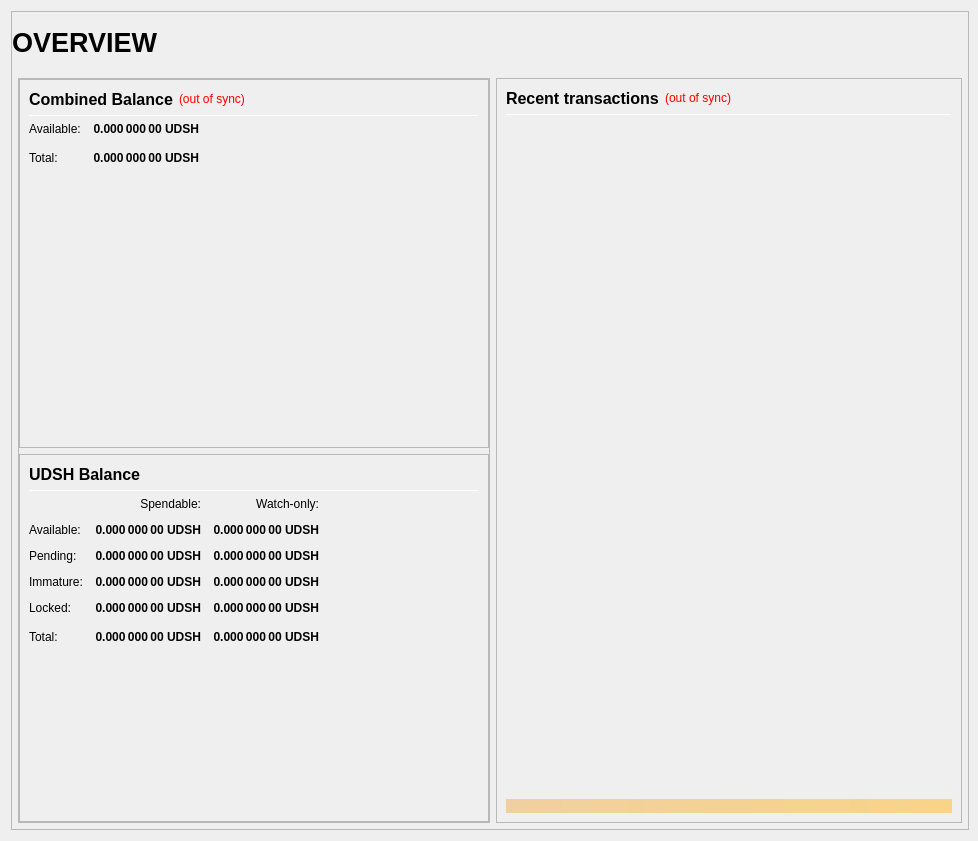
<?xml version="1.0" encoding="UTF-8"?>
<ui version="4.0">
 <class>OverviewPage</class>
 <widget class="QWidget" name="OverviewPage">
  <property name="geometry">
   <rect>
    <x>0</x>
    <y>0</y>
    <width>978</width>
    <height>841</height>
   </rect>
  </property>
  <property name="minimumSize">
   <size>
    <width>960</width>
    <height>682</height>
   </size>
  </property>
  <property name="windowTitle">
   <string>Form</string>
  </property>
  <layout class="QVBoxLayout" name="topLayout" stretch="1">
   <property name="rightMargin">
    <number>9</number>
   </property>
   <item>
    <widget class="QFrame" name="frame_BG">
     <property name="minimumSize">
      <size>
       <width>850</width>
       <height>610</height>
      </size>
     </property>
     <property name="maximumSize">
      <size>
       <width>16777215</width>
       <height>16777215</height>
      </size>
     </property>
     <property name="frameShape">
      <enum>QFrame::StyledPanel</enum>
     </property>
     <property name="frameShadow">
      <enum>QFrame::Raised</enum>
     </property>
     <layout class="QVBoxLayout" name="verticalLayout_3" stretch="1">
      <property name="leftMargin">
       <number>0</number>
      </property>
      <property name="topMargin">
       <number>0</number>
      </property>
      <property name="rightMargin">
       <number>0</number>
      </property>
      <property name="bottomMargin">
       <number>6</number>
      </property>
      <item>
       <layout class="QVBoxLayout" name="verticalLayout_Master" stretch="0,1">
        <property name="margin">
         <number>0</number>
        </property>
        <item>
         <widget class="QFrame" name="frame_Header">
          <layout class="QVBoxLayout" name="verticalLayout_Header" stretch="0">
           <property name="margin">
            <number>0</number>
           </property>
           <item>
            <layout class="QHBoxLayout" name="horizontalLayout_Header" stretch="1,0,1">
             <property name="spacing">
              <number>6</number>
             </property>
             <item>
              <widget class="QLabel" name="labelOverviewHeaderLeft">
               <property name="minimumSize">
                <size>
                 <width>464</width>
                 <height>60</height>
                </size>
               </property>
               <property name="maximumSize">
                <size>
                 <width>16777215</width>
                 <height>60</height>
                </size>
               </property>
               <property name="font">
                <font>
                 <pointsize>20</pointsize>
                 <weight>75</weight>
                 <bold>true</bold>
                </font>
               </property>
               <property name="text">
                <string>OVERVIEW</string>
               </property>
               <property name="alignment">
                <set>Qt::AlignLeading|Qt::AlignLeft|Qt::AlignVCenter</set>
               </property>
              </widget>
             </item>
             <item>
              <spacer name="horizontalSpacer_Header">
               <property name="orientation">
                <enum>Qt::Horizontal</enum>
               </property>
               <property name="sizeHint" stdset="0">
                <size>
                 <width>40</width>
                 <height>20</height>
                </size>
               </property>
              </spacer>
             </item>
             <item>
              <widget class="QLabel" name="labelOverviewHeaderRight">
               <property name="minimumSize">
                <size>
                 <width>464</width>
                 <height>60</height>
                </size>
               </property>
               <property name="maximumSize">
                <size>
                 <width>16777215</width>
                 <height>60</height>
                </size>
               </property>
               <property name="font">
                <font>
                 <pointsize>14</pointsize>
                </font>
               </property>
               <property name="text">
                <string/>
               </property>
               <property name="alignment">
                <set>Qt::AlignRight|Qt::AlignTrailing|Qt::AlignVCenter</set>
               </property>
              </widget>
             </item>
            </layout>
           </item>
          </layout>
         </widget>
        </item>
        <item>
         <widget class="QFrame" name="frame_Content">
          <layout class="QVBoxLayout" name="verticalLayout_Content">
           <property name="leftMargin">
            <number>6</number>
           </property>
           <property name="topMargin">
            <number>0</number>
           </property>
           <property name="rightMargin">
            <number>6</number>
           </property>
           <property name="bottomMargin">
            <number>0</number>
           </property>
           <item>
            <layout class="QHBoxLayout" name="horizontalLayout_Content" stretch="1,1">
             <property name="spacing">
              <number>6</number>
             </property>
             <item>
              <layout class="QVBoxLayout" name="verticalLayout_left" stretch="1">
               <item>
                <widget class="QFrame" name="frameObfuscation">
                 <property name="minimumSize">
                  <size>
                   <width>0</width>
                   <height>0</height>
                  </size>
                 </property>
                 <property name="frameShape">
                  <enum>QFrame::StyledPanel</enum>
                 </property>
                 <property name="frameShadow">
                  <enum>QFrame::Raised</enum>
                 </property>
                 <layout class="QVBoxLayout" name="verticalLayout" stretch="0,0,0">
                  <property name="margin">
                   <number>0</number>
                  </property>
                  <item>
                   <widget class="QFrame" name="frame_CombinedBalances">
                    <property name="minimumSize">
                     <size>
                      <width>470</width>
                      <height>0</height>
                     </size>
                    </property>
                    <property name="frameShape">
                     <enum>QFrame::StyledPanel</enum>
                    </property>
                    <property name="frameShadow">
                     <enum>QFrame::Raised</enum>
                    </property>
                    <layout class="QVBoxLayout" name="verticalLayout_5">
                     <item>
                      <layout class="QHBoxLayout" name="horizontalLayout_5" stretch="0,0,0">
                       <item>
                        <widget class="QLabel" name="label_5z">
                         <property name="minimumSize">
                          <size>
                           <width>0</width>
                           <height>20</height>
                          </size>
                         </property>
                         <property name="font">
                          <font>
                           <pointsize>12</pointsize>
                           <weight>75</weight>
                           <bold>true</bold>
                          </font>
                         </property>
                         <property name="toolTip">
                          <string>Combined Balance (including unconfirmed and immature coins)</string>
                         </property>
                         <property name="text">
                          <string>Combined Balance</string>
                         </property>
                        </widget>
                       </item>
                       <item>
                        <widget class="QLabel" name="labelWalletStatus">
                         <property name="cursor">
                          <cursorShape>WhatsThisCursor</cursorShape>
                         </property>
                         <property name="toolTip">
                          <string>The displayed information may be out of date. Your wallet automatically synchronizes with the Ultradash network after a connection is established, but this process has not completed yet.</string>
                         </property>
                         <property name="styleSheet">
                          <string notr="true">QLabel { color: red; }</string>
                         </property>
                         <property name="text">
                          <string notr="true">(out of sync)</string>
                         </property>
                         <property name="alignment">
                          <set>Qt::AlignLeading|Qt::AlignLeft|Qt::AlignVCenter</set>
                         </property>
                        </widget>
                       </item>
                       <item>
                        <spacer name="horizontalSpacer_1">
                         <property name="orientation">
                          <enum>Qt::Horizontal</enum>
                         </property>
                         <property name="sizeHint" stdset="0">
                          <size>
                           <width>40</width>
                           <height>20</height>
                          </size>
                         </property>
                        </spacer>
                       </item>
                      </layout>
                     </item>
                     <item>
                      <widget class="Line" name="line_CombinedBalance">
                       <property name="minimumSize">
                        <size>
                         <width>0</width>
                         <height>1</height>
                        </size>
                       </property>
                       <property name="maximumSize">
                        <size>
                         <width>16777215</width>
                         <height>1</height>
                        </size>
                       </property>
                       <property name="orientation">
                        <enum>Qt::Horizontal</enum>
                       </property>
                      </widget>
                     </item>
                     <item>
                      <layout class="QGridLayout" name="gridLayout_3">
                       <property name="spacing">
                        <number>12</number>
                       </property>
                       <item row="1" column="0">
                        <widget class="QLabel" name="labelBalanceTextz">
                         <property name="text">
                          <string>Available:</string>
                         </property>
                        </widget>
                       </item>
                       <item row="1" column="1">
                        <widget class="QLabel" name="labelBalancez">
                         <property name="font">
                          <font>
                           <weight>75</weight>
                           <bold>true</bold>
                          </font>
                         </property>
                         <property name="cursor">
                          <cursorShape>IBeamCursor</cursorShape>
                         </property>
                         <property name="toolTip">
                          <string>Your current spendable balance</string>
                         </property>
                         <property name="text">
                          <string notr="true">0.000 000 00 UDSH</string>
                         </property>
                         <property name="alignment">
                          <set>Qt::AlignRight|Qt::AlignTrailing|Qt::AlignVCenter</set>
                         </property>
                         <property name="textInteractionFlags">
                          <set>Qt::LinksAccessibleByMouse|Qt::TextSelectableByKeyboard|Qt::TextSelectableByMouse</set>
                         </property>
                        </widget>
                       </item>
                       <item row="2" column="0">
                        <widget class="QLabel" name="labelTotalTextz">
                         <property name="text">
                          <string>Total:</string>
                         </property>
                        </widget>
                       </item>
                       <item row="2" column="1">
                        <widget class="QLabel" name="labelTotalz">
                         <property name="font">
                          <font>
                           <weight>75</weight>
                           <bold>true</bold>
                          </font>
                         </property>
                         <property name="cursor">
                          <cursorShape>IBeamCursor</cursorShape>
                         </property>
                         <property name="toolTip">
                          <string>Total Balance, including all unavailable coins.</string>
                         </property>
                         <property name="text">
                          <string notr="true">0.000 000 00 UDSH</string>
                         </property>
                         <property name="alignment">
                          <set>Qt::AlignRight|Qt::AlignTrailing|Qt::AlignVCenter</set>
                         </property>
                         <property name="textInteractionFlags">
                          <set>Qt::LinksAccessibleByMouse|Qt::TextSelectableByKeyboard|Qt::TextSelectableByMouse</set>
                         </property>
                        </widget>
                       </item>
                       <item row="2" column="3">
                        <spacer name="horizontalSpacer_2">
                         <property name="orientation">
                          <enum>Qt::Horizontal</enum>
                         </property>
                         <property name="sizeHint" stdset="0">
                          <size>
                           <width>40</width>
                           <height>20</height>
                          </size>
                         </property>
                        </spacer>
                       </item>
                      </layout>
                     </item>
                     <item>
                      <spacer name="verticalSpacer_1">
                       <property name="orientation">
                        <enum>Qt::Vertical</enum>
                       </property>
                       <property name="sizeHint" stdset="0">
                        <size>
                         <width>20</width>
                         <height>40</height>
                        </size>
                       </property>
                      </spacer>
                     </item>
                    </layout>
                   </widget>
                  </item>
                  <item>
                   <widget class="QFrame" name="frame_Balances">
                    <property name="frameShape">
                     <enum>QFrame::StyledPanel</enum>
                    </property>
                    <property name="frameShadow">
                     <enum>QFrame::Raised</enum>
                    </property>
                    <layout class="QVBoxLayout" name="verticalLayout_4">
                     <item>
                      <layout class="QHBoxLayout" name="horizontalLayout_4">
                       <item>
                        <widget class="QLabel" name="label_5">
                         <property name="minimumSize">
                          <size>
                           <width>0</width>
                           <height>20</height>
                          </size>
                         </property>
                         <property name="font">
                          <font>
                           <pointsize>12</pointsize>
                           <weight>75</weight>
                           <bold>true</bold>
                          </font>
                         </property>
                         <property name="text">
                          <string>UDSH Balance</string>
                         </property>
                        </widget>
                       </item>
                       <item>
                        <spacer name="horizontalSpacer_3">
                         <property name="orientation">
                          <enum>Qt::Horizontal</enum>
                         </property>
                         <property name="sizeHint" stdset="0">
                          <size>
                           <width>40</width>
                           <height>20</height>
                          </size>
                         </property>
                        </spacer>
                       </item>
                      </layout>
                     </item>
                     <item>
                      <widget class="Line" name="line_Balance">
                       <property name="minimumSize">
                        <size>
                         <width>0</width>
                         <height>1</height>
                        </size>
                       </property>
                       <property name="maximumSize">
                        <size>
                         <width>16777215</width>
                         <height>1</height>
                        </size>
                       </property>
                       <property name="orientation">
                        <enum>Qt::Horizontal</enum>
                       </property>
                      </widget>
                     </item>
                     <item>
                      <layout class="QGridLayout" name="gridLayout">
                       <property name="spacing">
                        <number>12</number>
                       </property>
                       <item row="0" column="1">
                        <widget class="QLabel" name="labelSpendable">
                         <property name="text">
                          <string>Spendable:</string>
                         </property>
                         <property name="alignment">
                          <set>Qt::AlignRight|Qt::AlignTrailing|Qt::AlignVCenter</set>
                         </property>
                        </widget>
                       </item>
                       <item row="0" column="2">
                        <widget class="QLabel" name="labelWatchonly">
                         <property name="text">
                          <string>Watch-only:</string>
                         </property>
                         <property name="alignment">
                          <set>Qt::AlignRight|Qt::AlignTrailing|Qt::AlignVCenter</set>
                         </property>
                        </widget>
                       </item>
                       <item row="1" column="0">
                        <widget class="QLabel" name="labelBalanceText">
                         <property name="text">
                          <string>Available:</string>
                         </property>
                        </widget>
                       </item>
                       <item row="1" column="1">
                        <widget class="QLabel" name="labelBalance">
                         <property name="font">
                          <font>
                           <weight>75</weight>
                           <bold>true</bold>
                          </font>
                         </property>
                         <property name="cursor">
                          <cursorShape>IBeamCursor</cursorShape>
                         </property>
                         <property name="toolTip">
                          <string>Your current spendable balance</string>
                         </property>
                         <property name="text">
                          <string notr="true">0.000 000 00 UDSH</string>
                         </property>
                         <property name="alignment">
                          <set>Qt::AlignRight|Qt::AlignTrailing|Qt::AlignVCenter</set>
                         </property>
                         <property name="textInteractionFlags">
                          <set>Qt::LinksAccessibleByMouse|Qt::TextSelectableByKeyboard|Qt::TextSelectableByMouse</set>
                         </property>
                        </widget>
                       </item>
                       <item row="1" column="2">
                        <widget class="QLabel" name="labelWatchAvailable">
                         <property name="font">
                          <font>
                           <weight>75</weight>
                           <bold>true</bold>
                          </font>
                         </property>
                         <property name="cursor">
                          <cursorShape>IBeamCursor</cursorShape>
                         </property>
                         <property name="toolTip">
                          <string>Your current balance in watch-only addresses</string>
                         </property>
                         <property name="text">
                          <string notr="true">0.000 000 00 UDSH</string>
                         </property>
                         <property name="alignment">
                          <set>Qt::AlignRight|Qt::AlignTrailing|Qt::AlignVCenter</set>
                         </property>
                         <property name="textInteractionFlags">
                          <set>Qt::LinksAccessibleByMouse|Qt::TextSelectableByKeyboard|Qt::TextSelectableByMouse</set>
                         </property>
                        </widget>
                       </item>
                       <item row="2" column="0">
                        <widget class="QLabel" name="labelPendingText">
                         <property name="text">
                          <string>Pending:</string>
                         </property>
                        </widget>
                       </item>
                       <item row="2" column="1">
                        <widget class="QLabel" name="labelUnconfirmed">
                         <property name="font">
                          <font>
                           <weight>75</weight>
                           <bold>true</bold>
                          </font>
                         </property>
                         <property name="cursor">
                          <cursorShape>IBeamCursor</cursorShape>
                         </property>
                         <property name="toolTip">
                          <string>Total of transactions that have yet to be confirmed, and do not yet count toward the spendable balance</string>
                         </property>
                         <property name="text">
                          <string notr="true">0.000 000 00 UDSH</string>
                         </property>
                         <property name="alignment">
                          <set>Qt::AlignRight|Qt::AlignTrailing|Qt::AlignVCenter</set>
                         </property>
                         <property name="textInteractionFlags">
                          <set>Qt::LinksAccessibleByMouse|Qt::TextSelectableByKeyboard|Qt::TextSelectableByMouse</set>
                         </property>
                        </widget>
                       </item>
                       <item row="2" column="2">
                        <widget class="QLabel" name="labelWatchPending">
                         <property name="font">
                          <font>
                           <weight>75</weight>
                           <bold>true</bold>
                          </font>
                         </property>
                         <property name="cursor">
                          <cursorShape>IBeamCursor</cursorShape>
                         </property>
                         <property name="toolTip">
                          <string>Unconfirmed transactions to watch-only addresses</string>
                         </property>
                         <property name="text">
                          <string notr="true">0.000 000 00 UDSH</string>
                         </property>
                         <property name="alignment">
                          <set>Qt::AlignRight|Qt::AlignTrailing|Qt::AlignVCenter</set>
                         </property>
                         <property name="textInteractionFlags">
                          <set>Qt::LinksAccessibleByMouse|Qt::TextSelectableByKeyboard|Qt::TextSelectableByMouse</set>
                         </property>
                        </widget>
                       </item>
                       <item row="3" column="0">
                        <widget class="QLabel" name="labelImmatureText">
                         <property name="text">
                          <string>Immature:</string>
                         </property>
                        </widget>
                       </item>
                       <item row="3" column="1">
                        <widget class="QLabel" name="labelImmature">
                         <property name="font">
                          <font>
                           <weight>75</weight>
                           <bold>true</bold>
                          </font>
                         </property>
                         <property name="cursor">
                          <cursorShape>IBeamCursor</cursorShape>
                         </property>
                         <property name="toolTip">
                          <string>Staked or masternode rewards that has not yet matured</string>
                         </property>
                         <property name="text">
                          <string notr="true">0.000 000 00 UDSH</string>
                         </property>
                         <property name="alignment">
                          <set>Qt::AlignRight|Qt::AlignTrailing|Qt::AlignVCenter</set>
                         </property>
                         <property name="textInteractionFlags">
                          <set>Qt::LinksAccessibleByMouse|Qt::TextSelectableByKeyboard|Qt::TextSelectableByMouse</set>
                         </property>
                        </widget>
                       </item>
                       <item row="3" column="2">
                        <widget class="QLabel" name="labelWatchImmature">
                         <property name="font">
                          <font>
                           <weight>75</weight>
                           <bold>true</bold>
                          </font>
                         </property>
                         <property name="cursor">
                          <cursorShape>IBeamCursor</cursorShape>
                         </property>
                         <property name="toolTip">
                          <string>Staked or masternode rewards in watch-only addresses that has not yet matured</string>
                         </property>
                         <property name="text">
                          <string notr="true">0.000 000 00 UDSH</string>
                         </property>
                         <property name="alignment">
                          <set>Qt::AlignRight|Qt::AlignTrailing|Qt::AlignVCenter</set>
                         </property>
                         <property name="textInteractionFlags">
                          <set>Qt::LinksAccessibleByMouse|Qt::TextSelectableByKeyboard|Qt::TextSelectableByMouse</set>
                         </property>
                        </widget>
                       </item>
                       <item row="4" column="0">
                        <widget class="QLabel" name="labelLockedBalanceText">
                         <property name="toolTip">
                          <string>Locked UDSH or Masternode collaterals. These are excluded from zUDSH minting.</string>
                         </property>
                         <property name="text">
                          <string>Locked:</string>
                         </property>
                        </widget>
                       </item>
                       <item row="4" column="1">
                        <widget class="QLabel" name="labelLockedBalance">
                         <property name="font">
                          <font>
                           <weight>75</weight>
                           <bold>true</bold>
                          </font>
                         </property>
                         <property name="cursor">
                          <cursorShape>IBeamCursor</cursorShape>
                         </property>
                         <property name="toolTip">
                          <string>Locked UDSH or Masternode collaterals. These are excluded from zUDSH minting.</string>
                         </property>
                         <property name="text">
                          <string notr="true">0.000 000 00 UDSH</string>
                         </property>
                         <property name="alignment">
                          <set>Qt::AlignRight|Qt::AlignTrailing|Qt::AlignVCenter</set>
                         </property>
                         <property name="textInteractionFlags">
                          <set>Qt::LinksAccessibleByMouse|Qt::TextSelectableByKeyboard|Qt::TextSelectableByMouse</set>
                         </property>
                        </widget>
                       </item>
                       <item row="4" column="2">
                        <widget class="QLabel" name="labelWatchLocked">
                         <property name="font">
                          <font>
                           <weight>75</weight>
                           <bold>true</bold>
                          </font>
                         </property>
                         <property name="cursor">
                          <cursorShape>IBeamCursor</cursorShape>
                         </property>
                         <property name="toolTip">
                          <string>Current locked balance in watch-only addresses</string>
                         </property>
                         <property name="text">
                          <string notr="true">0.000 000 00 UDSH</string>
                         </property>
                         <property name="alignment">
                          <set>Qt::AlignRight|Qt::AlignTrailing|Qt::AlignVCenter</set>
                         </property>
                         <property name="textInteractionFlags">
                          <set>Qt::LinksAccessibleByMouse|Qt::TextSelectableByKeyboard|Qt::TextSelectableByMouse</set>
                         </property>
                        </widget>
                       </item>
                       <item row="5" column="0">
                        <widget class="QLabel" name="labelTotalText">
                         <property name="toolTip">
                          <string>Your current Ultradash balance, unconfirmed and immature transactions included</string>
                         </property>
                         <property name="text">
                          <string>Total:</string>
                         </property>
                        </widget>
                       </item>
                       <item row="5" column="1">
                        <widget class="QLabel" name="labelTotal">
                         <property name="font">
                          <font>
                           <weight>75</weight>
                           <bold>true</bold>
                          </font>
                         </property>
                         <property name="cursor">
                          <cursorShape>IBeamCursor</cursorShape>
                         </property>
                         <property name="toolTip">
                          <string>Your current Ultradash balance, unconfirmed and immature transactions included</string>
                         </property>
                         <property name="text">
                          <string notr="true">0.000 000 00 UDSH</string>
                         </property>
                         <property name="alignment">
                          <set>Qt::AlignRight|Qt::AlignTrailing|Qt::AlignVCenter</set>
                         </property>
                         <property name="textInteractionFlags">
                          <set>Qt::LinksAccessibleByMouse|Qt::TextSelectableByKeyboard|Qt::TextSelectableByMouse</set>
                         </property>
                        </widget>
                       </item>
                       <item row="5" column="2">
                        <widget class="QLabel" name="labelWatchTotal">
                         <property name="font">
                          <font>
                           <weight>75</weight>
                           <bold>true</bold>
                          </font>
                         </property>
                         <property name="cursor">
                          <cursorShape>IBeamCursor</cursorShape>
                         </property>
                         <property name="toolTip">
                          <string>Current total balance in watch-only addresses</string>
                         </property>
                         <property name="text">
                          <string notr="true">0.000 000 00 UDSH</string>
                         </property>
                         <property name="alignment">
                          <set>Qt::AlignRight|Qt::AlignTrailing|Qt::AlignVCenter</set>
                         </property>
                         <property name="textInteractionFlags">
                          <set>Qt::LinksAccessibleByMouse|Qt::TextSelectableByKeyboard|Qt::TextSelectableByMouse</set>
                         </property>
                        </widget>
                       </item>
                       <item row="5" column="3">
                        <spacer name="horizontalSpacer_9">
                         <property name="orientation">
                          <enum>Qt::Horizontal</enum>
                         </property>
                         <property name="sizeHint" stdset="0">
                          <size>
                           <width>40</width>
                           <height>20</height>
                          </size>
                         </property>
                        </spacer>
                       </item>
                      </layout>
                     </item>
                     <item>
                      <spacer name="verticalSpacer_3">
                       <property name="orientation">
                        <enum>Qt::Vertical</enum>
                       </property>
                       <property name="sizeHint" stdset="0">
                        <size>
                         <width>20</width>
                         <height>40</height>
                        </size>
                       </property>
                      </spacer>
                     </item>
                    </layout>
                   </widget>
                  </item>
                 </layout>
                </widget>
               </item>
              </layout>
             </item>
             <item>
              <layout class="QVBoxLayout" name="verticalLayout_right" stretch="1">
               <item>
                <widget class="QFrame" name="frame_RecentTransactions">
                 <property name="minimumSize">
                  <size>
                   <width>0</width>
                   <height>0</height>
                  </size>
                 </property>
                 <property name="frameShape">
                  <enum>QFrame::StyledPanel</enum>
                 </property>
                 <property name="frameShadow">
                  <enum>QFrame::Raised</enum>
                 </property>
                 <layout class="QVBoxLayout" name="verticalLayout_1" stretch="0,0,0,0,0">
                  <item>
                   <layout class="QHBoxLayout" name="horizontalLayout_2">
                    <item>
                     <widget class="QLabel" name="label_4">
                      <property name="minimumSize">
                       <size>
                        <width>0</width>
                        <height>20</height>
                       </size>
                      </property>
                      <property name="font">
                       <font>
                        <pointsize>12</pointsize>
                        <weight>75</weight>
                        <bold>true</bold>
                       </font>
                      </property>
                      <property name="text">
                       <string>Recent transactions</string>
                      </property>
                     </widget>
                    </item>
                    <item>
                     <widget class="QLabel" name="labelTransactionsStatus">
                      <property name="cursor">
                       <cursorShape>WhatsThisCursor</cursorShape>
                      </property>
                      <property name="toolTip">
                       <string>The displayed information may be out of date. Your wallet automatically synchronizes with the Ultradash network after a connection is established, but this process has not completed yet.</string>
                      </property>
                      <property name="styleSheet">
                       <string notr="true">QLabel { color: red; }</string>
                      </property>
                      <property name="text">
                       <string notr="true">(out of sync)</string>
                      </property>
                      <property name="alignment">
                       <set>Qt::AlignRight|Qt::AlignTrailing|Qt::AlignVCenter</set>
                      </property>
                     </widget>
                    </item>
                    <item>
                     <spacer name="horizontalSpacer">
                      <property name="orientation">
                       <enum>Qt::Horizontal</enum>
                      </property>
                      <property name="sizeHint" stdset="0">
                       <size>
                        <width>40</width>
                        <height>20</height>
                       </size>
                      </property>
                     </spacer>
                    </item>
                   </layout>
                  </item>
                  <item>
                   <widget class="Line" name="line">
                    <property name="minimumSize">
                     <size>
                      <width>0</width>
                      <height>1</height>
                     </size>
                    </property>
                    <property name="maximumSize">
                     <size>
                      <width>16777215</width>
                      <height>1</height>
                     </size>
                    </property>
                    <property name="orientation">
                     <enum>Qt::Horizontal</enum>
                    </property>
                   </widget>
                  </item>
                  <item>
                   <widget class="QListView" name="listTransactions">
                    <property name="minimumSize">
                     <size>
                      <width>0</width>
                      <height>0</height>
                     </size>
                    </property>
                    <property name="styleSheet">
                     <string notr="true">QListView { background: transparent; }</string>
                    </property>
                    <property name="frameShape">
                     <enum>QFrame::NoFrame</enum>
                    </property>
                    <property name="verticalScrollBarPolicy">
                     <enum>Qt::ScrollBarAlwaysOff</enum>
                    </property>
                    <property name="horizontalScrollBarPolicy">
                     <enum>Qt::ScrollBarAlwaysOff</enum>
                    </property>
                    <property name="selectionMode">
                     <enum>QAbstractItemView::NoSelection</enum>
                    </property>
                   </widget>
                  </item>
                  <item>
                   <spacer name="verticalSpacer_2">
                    <property name="orientation">
                     <enum>Qt::Vertical</enum>
                    </property>
                    <property name="sizeType">
                     <enum>QSizePolicy::Expanding</enum>
                    </property>
                    <property name="sizeHint" stdset="0">
                     <size>
                      <width>20</width>
                      <height>40</height>
                     </size>
                    </property>
                   </spacer>
                  </item>
                  <item>
                   <widget class="QLabel" name="labelAlerts">
                    <property name="maximumSize">
                     <size>
                      <width>16777215</width>
                      <height>16777215</height>
                     </size>
                    </property>
                    <property name="styleSheet">
                     <string notr="true">background-color: qlineargradient(x1: 0, y1: 0, x2: 1, y2: 0, stop:0 #F0D0A0, stop:1 #F8D488); color:#000000;</string>
                    </property>
                    <property name="text">
                     <string/>
                    </property>
                    <property name="wordWrap">
                     <bool>true</bool>
                    </property>
                    <property name="margin">
                     <number>3</number>
                    </property>
                   </widget>
                  </item>
                 </layout>
                </widget>
               </item>
              </layout>
             </item>
            </layout>
           </item>
          </layout>
         </widget>
        </item>
       </layout>
      </item>
     </layout>
    </widget>
   </item>
  </layout>
 </widget>
 <resources/>
 <connections/>
</ui>
